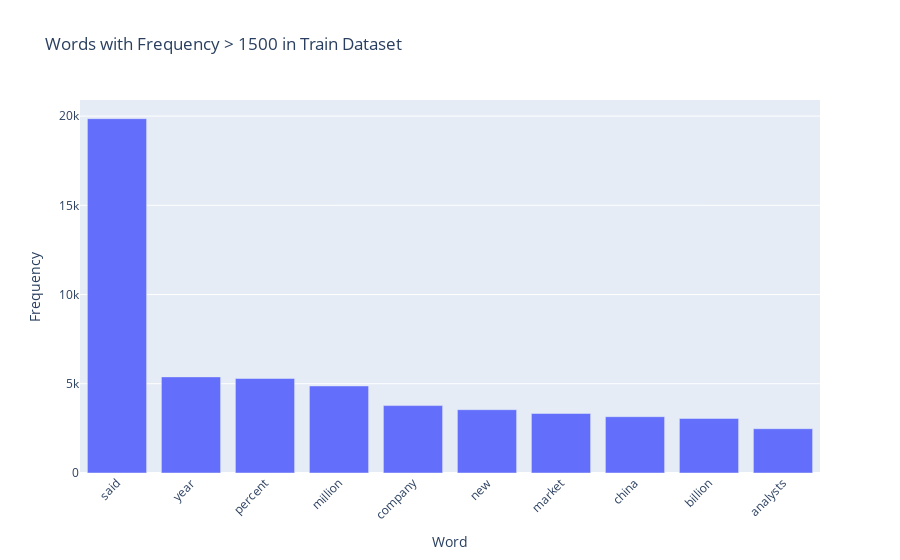

Here is the notebook cell this chart was saved with:
### Code cell
import plotly.express as px

# Filter words with frequency greater than 1500
filtered_word_freq = train_word_freq[train_word_freq > 1500]

# Create a DataFrame from the filtered word frequencies for plotting
df_word_freq = pd.DataFrame({
    'Word': filtered_word_freq.index,
    'Frequency': filtered_word_freq.values
})

# Plot the word frequencies using Plotly Express
fig = px.bar(df_word_freq, x='Word', y='Frequency', title="Words with Frequency > 1500 in Train Dataset")
fig.update_layout(xaxis_tickangle=-45)  # Rotate x-axis labels for better readability
fig.show()

### Figure 1 — Plotly figure (JSON) as saved in the notebook; plotly's stock layout.template omitted (floating-point values rounded to 4 significant figures)
{"data": [{"alignmentgroup": "True", "hovertemplate": "Word=%{x}<br>Frequency=%{y}<extra></extra>", "legendgroup": "", "marker": {"color": "#636efa", "pattern": {"shape": ""}}, "name": "", "offsetgroup": "", "orientation": "v", "showlegend": false, "textposition": "auto", "type": "bar", "x": ["said", "year", "percent", "million", "company", "new", "market", "china", "billion", "analysts"], "xaxis": "x", "y": [19856, 5386, 5296, 4877, 3778, 3547, 3336, 3154, 3058, 2482], "yaxis": "y"}], "layout": {"barmode": "relative", "legend": {"tracegroupgap": 0}, "title": {"text": "Words with Frequency > 1500 in Train Dataset"}, "xaxis": {"anchor": "y", "domain": [0, 1], "tickangle": -45, "title": {"text": "Word"}}, "yaxis": {"anchor": "x", "domain": [0, 1], "title": {"text": "Frequency"}}}}
